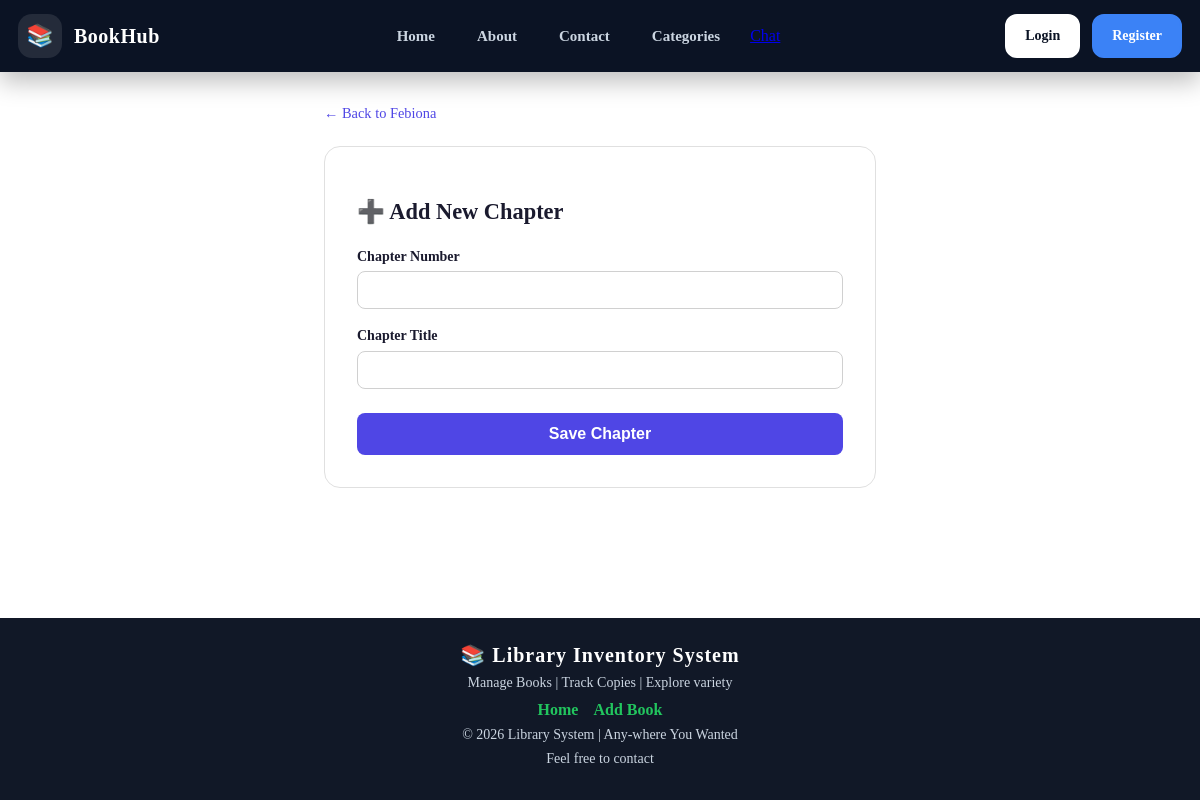
The app's page /book/3/chapter/create/, older data.
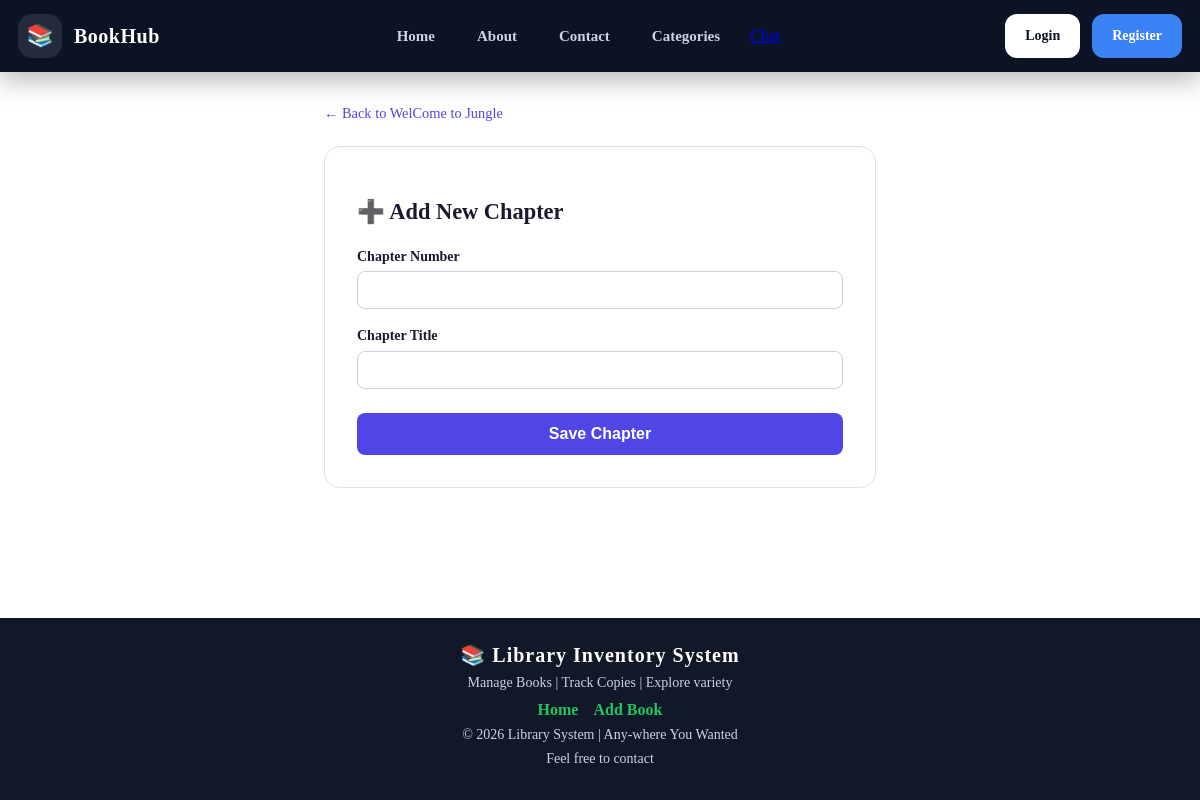
The same page, newer data.
### book_app/models.py (models this page shows, shortened)
class Book(models.Model):
    owner = models.ForeignKey(User, on_delete=models.CASCADE, null=True, blank=True, related_name='books')
    title = models.CharField(max_length=200)
    author = models.CharField(max_length=100)
    genres = models.ManyToManyField(Genre, related_name='books')  # replaces old `genre` CharField
    publication_year = models.IntegerField()
    isbn = models.CharField(max_length=20, unique=True)
    copies_available = models.IntegerField(default=0)
    cover_image = models.ImageField(upload_to='covers/', blank=True, null=True)
    description = models.TextField(blank=True)
    price = models.DecimalField(max_digits=8, decimal_places=2, default=0)
    is_free = models.BooleanField(default=False)
    created_at = models.DateTimeField(auto_now_add=True)

### book_app/views.py (the view, shortened to what this page needs)
# urls.py: path('book/<int:book_pk>/chapter/create/', create_chapter, name='create_chapter_url'),
def create_chapter(request, book_pk):
    book = get_object_or_404(Book, pk=book_pk)
    form = ChapterForm()
    return render(request, 'book/chapter_form.html', {'form': form, 'book': book})

### book_app/forms.py
class ChapterForm(forms.ModelForm):
    class Meta:
        model = Chapter
        fields = ['title', 'chapter_number']

### templates/book/chapter_form.html (shortened to what this page needs)
{% extends "base.html" %}
{% block content %}
<div style="max-width:600px; margin:0 auto; padding:2rem 1.5rem;">
  <a href="{% url 'info_book_url' book.pk %}" style="color:#4f46e5; text-decoration:none; font-size:0.9rem;">← Back to {{ book.title }}</a>
  <div style="background:#fff; border:1px solid #e0e0e0; border-radius:16px; padding:2rem; margin-top:1.5rem;">
    <h2 style="font-size:1.4rem; font-weight:700; color:#1a1a2e; margin-bottom:1.5rem;">
      {% if form.instance.pk %}✏️ Edit Chapter{% else %}➕ Add New Chapter{% endif %}
    </h2>
    <form method="POST">
      <div style="margin-bottom:1.2rem;">
        <label style="display:block; font-size:0.875rem; font-weight:600; color:#1a1a2e; margin-bottom:0.4rem;">Chapter Number</label>
        {{ form.chapter_number }}
      </div>
      <div style="margin-bottom:1.5rem;">
        <label style="display:block; font-size:0.875rem; font-weight:600; color:#1a1a2e; margin-bottom:0.4rem;">Chapter Title</label>
        {{ form.title }}
      </div>
      <button type="submit"
        style="width:100%; padding:0.75rem; background:#4f46e5; color:#fff; border:none; border-radius:8px; font-size:1rem; font-weight:600; cursor:pointer;">
        Save Chapter
      </button>
    </form>
  </div>
</div>
{% endblock %}

Row changes from the older to the newer data that the page shows:
changed Book: title "Febiona" → "WelCome to Jungle"
